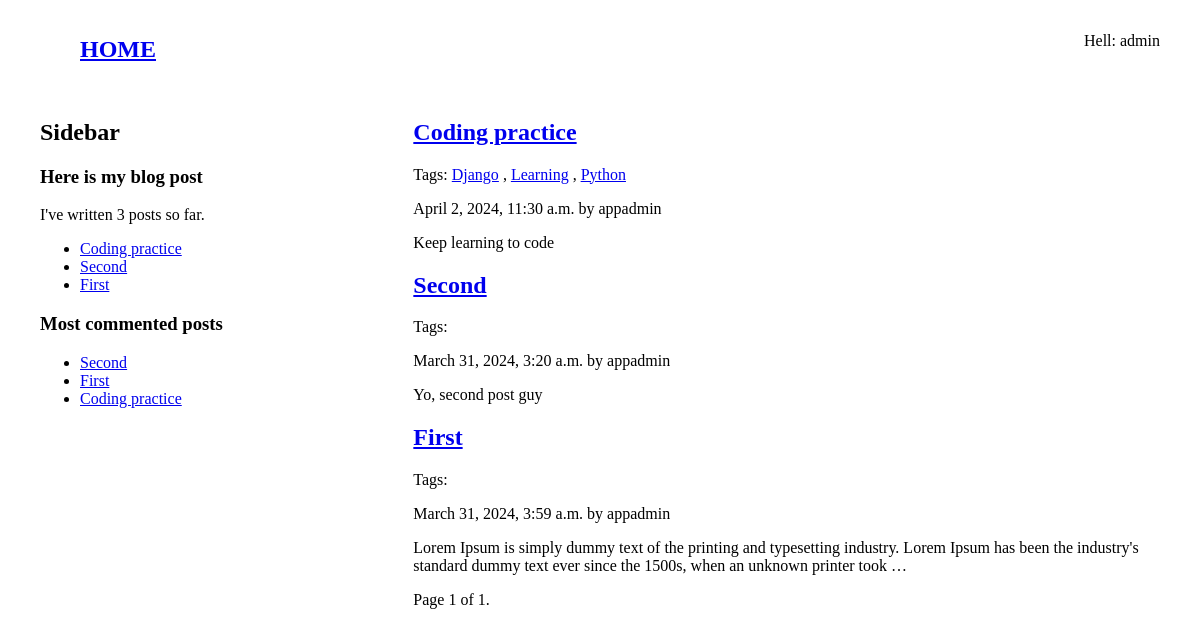
The app's page /posts/, older data.
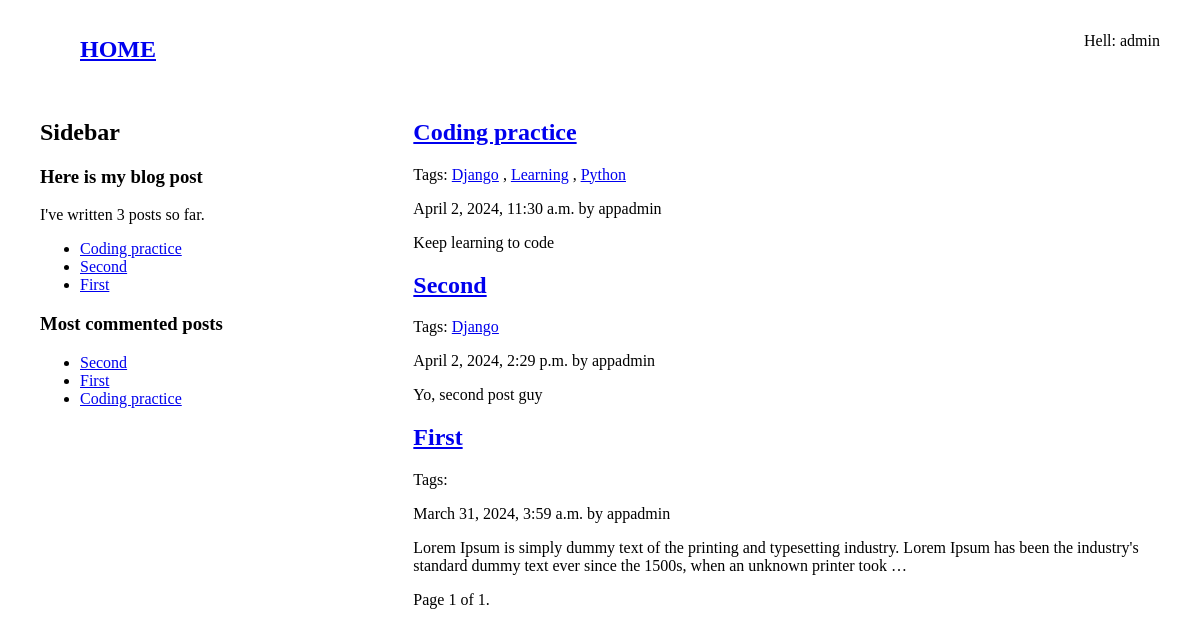
The same page, newer data.
### core/models.py (models this page shows, shortened)
class Post(models.Model):
    class Status(models.TextChoices):
        DRAFT = 'DR', _('Draft')
        PUBLISHED = 'PB', _('Published')
    title = models.CharField(max_length=255)
    author = models.ForeignKey(User, on_delete=models.CASCADE)
    body = models.TextField()
    status = models.CharField(max_length=2, choices=Status, default=Status.DRAFT)
    publish = models.DateTimeField(default=timezone.now)
    slug = models.SlugField(unique=True, unique_for_date='publish')
    authot = models.ForeignKey(User, on_delete=models.CASCADE, related_name='posts')
    created = models.DateTimeField(auto_now_add=True)
    updated = models.DateTimeField(auto_now=True)
    published = PostManager()
    tag = TaggableManager()
    class Meta:
        ordering = ['-publish']
    def get_absolute_url(self):
        return reverse('post_detail', args=[
            self.publish.year,
            self.publish.month,
            self.publish.day,
            self.slug
        ])

### core/views.py (the view)
# urls.py: path('', views.post_list, name='post_list'),
def post_list(request, tag_slug=None):
    posts = Post.published.all()
    tag = None
    if tag_slug:
        tag = get_object_or_404(Tag, slug=tag_slug)
        posts = posts.filter(tag__in=[tag])
    per_page = 3
    paginator = Paginator(posts, per_page=per_page)
    page_num = request.GET.get('page')
    page_obj = paginator.get_page(page_num)
    print(tag)
    context = {'page_obj': page_obj, 'tag': tag}
    return render(request, 'core/post_list.html', context)

### core/models.py (called while the page is built)
    def get_queryset(self):
        return super().get_queryset().filter(status=Post.Status.PUBLISHED)

### core/templatetags/core_tags.py (called while the page is built)
@register.simple_tag
def total_posts():
    return Post.published.count()

@register.inclusion_tag('core/latest_posts.html')
def show_latest_posts(count=5):
    latest_posts = Post.published.order_by('-publish')[:count]
    return {'latest_posts': latest_posts} # inclusion_tag has to return dictionary.

@register.simple_tag
def get_most_commented_posts(count=5):
    return Post.published.annotate(total_comments=Count('comments')).order_by('-total_comments')[:count]

### core/templates/core/post_list.html (shortened to what this page needs)
{% extends 'main.html' %}
{% block content %}
{% for post in page_obj %}
<a href="{{post.get_absolute_url}}"><h2>{{post.title}}</h2></a>
<p>Tags:
    {% for tag in post.tag.all %}
        <a href="{% url 'post_list_by_tag' tag.slug %}">{{tag}}</a>
        {% if not forloop.last %}, {% endif %}
    {% endfor %}
</p>
<p>{{post.updated}} by {{post.author}}</p>
<p>{{post.body|truncatewords:30|linebreaks}}</p>
{% endfor %}
{% include 'include/pagination.html' %}
{% endblock content %}

### templates/main.html (shortened to what this page needs)
{% load core_tags %}
<!DOCTYPE html>
<html lang="en">
<head>
</head>
<body style="margin: 0 40px; box-sizing: border-box;">
    {% include 'include/nav.html' %}
    <main style="display: grid; grid-template-columns: 2fr 4fr;">
        <div class="sidebar">
            <h2>Sidebar</h2>
            <h3>Here is my blog post</h3>
            <p>I've written {% total_posts %} posts so far.</p>
            {% show_latest_posts 4 %}
            {% get_most_commented_posts as most_commented_posts %}
            <h3>Most commented posts</h3>
            <ul>
                {% for post in most_commented_posts %}
                <li>
                    <a href="{{post.get_absolute_url}}">{{post.title}}</a>
                </li>
                {% endfor %}
            </ul>
        </div>
        <div class="content">
            {% block content %}
            {% endblock content %}
        </div>
    </main>
</body>
</html>

### templates/include/nav.html
<ul style="display: flex; text-align: center; justify-content: space-between; text-decoration: none; list-style: none;">
    <li><a href="{% url 'post_list' %}"><h2>HOME</h2></a></li>
    <li><p>Hell: admin</p></li>
</ul>

### core/templates/core/latest_posts.html
<ul>
    {% for post in latest_posts %}
        <li>
            <a href="{{post.get_absolute_url}}">{{post.title}}</a>
        </li>
    {% endfor %}
</ul>

### templates/include/pagination.html (shortened to what this page needs)
<div class="pagination">
    <span class="step-links">
        <span class="current">
            Page {{ page_obj.number }} of {{ page_obj.paginator.num_pages }}.
        </span>
    </span>
</div>

Row changes from the older to the newer data that the page shows:
changed Post "Second": gains Tag (name "Django"); updated "March 31, 2024, 3:20 a.m." → "April 2, 2024, 2:29 p.m."
